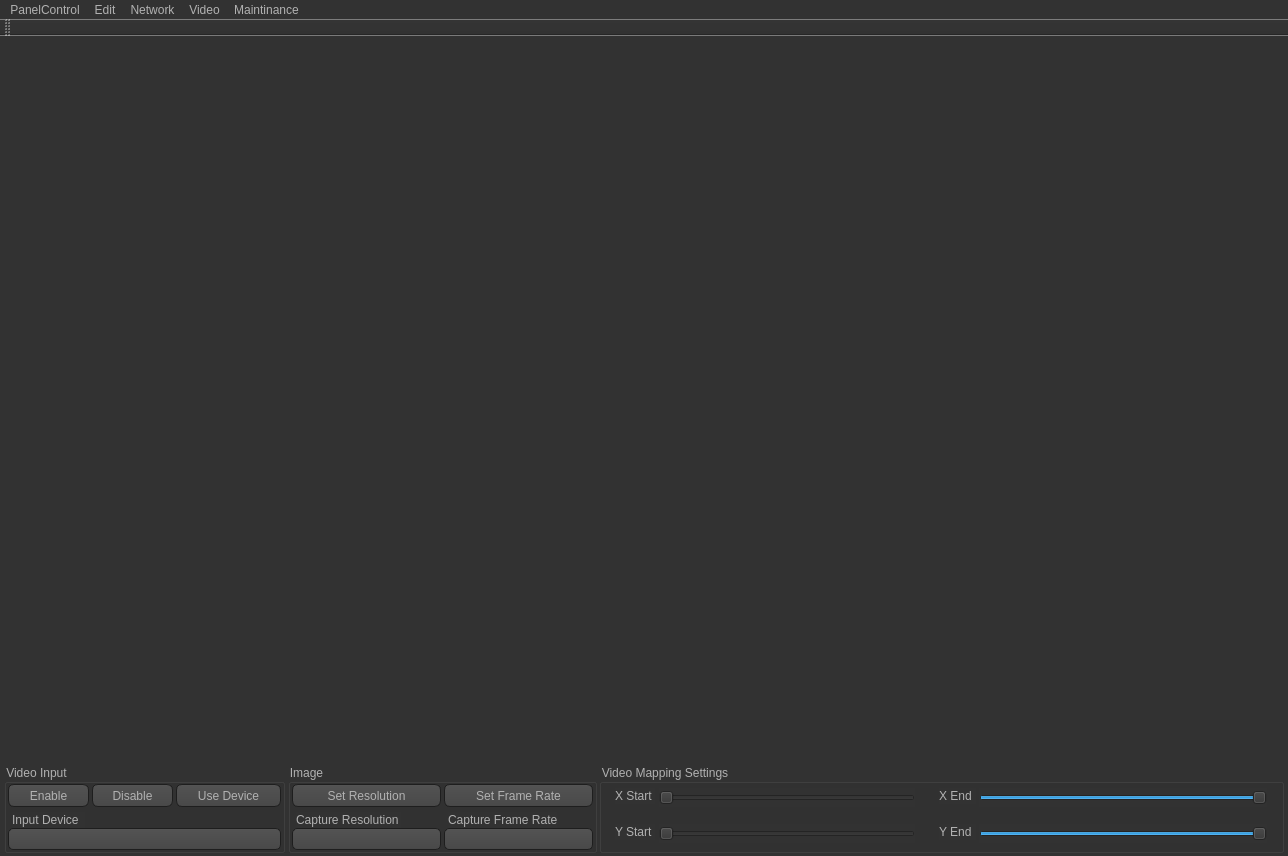
<?xml version="1.0" encoding="UTF-8"?>
<ui version="4.0">
 <class>MainWindow</class>
 <widget class="QMainWindow" name="MainWindow">
  <property name="geometry">
   <rect>
    <x>0</x>
    <y>0</y>
    <width>1288</width>
    <height>856</height>
   </rect>
  </property>
  <property name="minimumSize">
   <size>
    <width>1288</width>
    <height>800</height>
   </size>
  </property>
  <property name="windowTitle">
   <string>PanelControl v 0.1</string>
  </property>
  <property name="autoFillBackground">
   <bool>false</bool>
  </property>
  <property name="styleSheet">
   <string notr="true">QToolTip
{
     border: 1px solid black;
     background-color: #ffa02f;
     padding: 1px;
     border-radius: 3px;
     opacity: 100;
}

QWidget
{
    color: #b1b1b1;
    background-color: #323232;
}

QWidget:item:hover
{
    background-color: QLinearGradient( x1: 0, y1: 0, x2: 0, y2: 1, stop: 0 #ffa02f, stop: 1 #ca0619);
    color: #000000;
}

QWidget:item:selected
{
    background-color: QLinearGradient( x1: 0, y1: 0, x2: 0, y2: 1, stop: 0 #ffa02f, stop: 1 #d7801a);
}

QMenuBar::item
{
    background: transparent;
}

QMenuBar::item:selected
{
    background: transparent;
    border: 1px solid #ffaa00;
}

QMenuBar::item:pressed
{
    background: #444;
    border: 1px solid #000;
    background-color: QLinearGradient(
        x1:0, y1:0,
        x2:0, y2:1,
        stop:1 #212121,
        stop:0.4 #343434/*,
        stop:0.2 #343434,
        stop:0.1 #ffaa00*/
    );
    margin-bottom:-1px;
    padding-bottom:1px;
}

QMenu
{
    border: 1px solid #000;
}

QMenu::item
{
    padding: 2px 20px 2px 20px;
}

QMenu::item:selected
{
    color: #000000;
}

QWidget:disabled
{
    color: #404040;
    background-color: #323232;
}

QAbstractItemView
{
    background-color: QLinearGradient( x1: 0, y1: 0, x2: 0, y2: 1, stop: 0 #4d4d4d, stop: 0.1 #646464, stop: 1 #5d5d5d);
}

QWidget:focus
{
    /*border: 2px solid QLinearGradient( x1: 0, y1: 0, x2: 0, y2: 1, stop: 0 #ffa02f, stop: 1 #d7801a);*/
}

QLineEdit
{
    background-color: QLinearGradient( x1: 0, y1: 0, x2: 0, y2: 1, stop: 0 #4d4d4d, stop: 0 #646464, stop: 1 #5d5d5d);
    padding: 1px;
    border-style: solid;
    border: 1px solid #1e1e1e;
    border-radius: 5;
}

QPushButton
{
    color: #b1b1b1;
    background-color: QLinearGradient( x1: 0, y1: 0, x2: 0, y2: 1, stop: 0 #565656, stop: 0.1 #525252, stop: 0.5 #4e4e4e, stop: 0.9 #4a4a4a, stop: 1 #464646);
    border-width: 1px;
    border-color: #1e1e1e;
    border-style: solid;
    border-radius: 6;
    padding: 3px;
    font-size: 12px;
    padding-left: 5px;
    padding-right: 5px;
}

QPushButton:pressed
{
    background-color: QLinearGradient( x1: 0, y1: 0, x2: 0, y2: 1, stop: 0 #2d2d2d, stop: 0.1 #2b2b2b, stop: 0.5 #292929, stop: 0.9 #282828, stop: 1 #252525);
}

QComboBox
{
    selection-background-color: #ffaa00;
    background-color: QLinearGradient( x1: 0, y1: 0, x2: 0, y2: 1, stop: 0 #565656, stop: 0.1 #525252, stop: 0.5 #4e4e4e, stop: 0.9 #4a4a4a, stop: 1 #464646);
    border-style: solid;
    border: 1px solid #1e1e1e;
    border-radius: 5;
}

QComboBox:hover,QPushButton:hover
{
    border: 2px solid QLinearGradient( x1: 0, y1: 0, x2: 0, y2: 1, stop: 0 #ffa02f, stop: 1 #d7801a);
}


QComboBox:on
{
    padding-top: 3px;
    padding-left: 4px;
    background-color: QLinearGradient( x1: 0, y1: 0, x2: 0, y2: 1, stop: 0 #2d2d2d, stop: 0.1 #2b2b2b, stop: 0.5 #292929, stop: 0.9 #282828, stop: 1 #252525);
    selection-background-color: #ffaa00;
}

QComboBox QAbstractItemView
{
    border: 2px solid darkgray;
    selection-background-color: QLinearGradient( x1: 0, y1: 0, x2: 0, y2: 1, stop: 0 #ffa02f, stop: 1 #d7801a);
}

QComboBox::drop-down
{
     subcontrol-origin: padding;
     subcontrol-position: top right;
     width: 15px;

     border-left-width: 0px;
     border-left-color: darkgray;
     border-left-style: solid; /* just a single line */
     border-top-right-radius: 3px; /* same radius as the QComboBox */
     border-bottom-right-radius: 3px;
 }
/*
QComboBox::down-arrow
{
     image: url(:/down_arrow.png);
}
*/

QGroupBox:focus
{
border: 2px solid QLinearGradient( x1: 0, y1: 0, x2: 0, y2: 1, stop: 0 #ffa02f, stop: 1 #d7801a);
}

QTextEdit:focus
{
    border: 2px solid QLinearGradient( x1: 0, y1: 0, x2: 0, y2: 1, stop: 0 #ffa02f, stop: 1 #d7801a);
}

QScrollBar:horizontal {
     border: 1px solid #222222;
     background: QLinearGradient( x1: 0, y1: 0, x2: 0, y2: 1, stop: 0.0 #121212, stop: 0.2 #282828, stop: 1 #484848);
     height: 7px;
     margin: 0px 16px 0 16px;
}

QScrollBar::handle:horizontal
{
      background: QLinearGradient( x1: 0, y1: 0, x2: 1, y2: 0, stop: 0 #ffa02f, stop: 0.5 #d7801a, stop: 1 #ffa02f);
      min-height: 20px;
      border-radius: 2px;
}

QScrollBar::add-line:horizontal {
      border: 1px solid #1b1b19;
      border-radius: 2px;
      background: QLinearGradient( x1: 0, y1: 0, x2: 1, y2: 0, stop: 0 #ffa02f, stop: 1 #d7801a);
      width: 14px;
      subcontrol-position: right;
      subcontrol-origin: margin;
}

QScrollBar::sub-line:horizontal {
      border: 1px solid #1b1b19;
      border-radius: 2px;
      background: QLinearGradient( x1: 0, y1: 0, x2: 1, y2: 0, stop: 0 #ffa02f, stop: 1 #d7801a);
      width: 14px;
     subcontrol-position: left;
     subcontrol-origin: margin;
}

QScrollBar::right-arrow:horizontal, QScrollBar::left-arrow:horizontal
{
      border: 1px solid black;
      width: 1px;
      height: 1px;
      background: white;
}

QScrollBar::add-page:horizontal, QScrollBar::sub-page:horizontal
{
      background: none;
}

QScrollBar:vertical
{
      background: QLinearGradient( x1: 0, y1: 0, x2: 1, y2: 0, stop: 0.0 #121212, stop: 0.2 #282828, stop: 1 #484848);
      width: 7px;
      margin: 16px 0 16px 0;
      border: 1px solid #222222;
}

QScrollBar::handle:vertical
{
      background: QLinearGradient( x1: 0, y1: 0, x2: 0, y2: 1, stop: 0 #ffa02f, stop: 0.5 #d7801a, stop: 1 #ffa02f);
      min-height: 20px;
      border-radius: 2px;
}

QScrollBar::add-line:vertical
{
      border: 1px solid #1b1b19;
      border-radius: 2px;
      background: QLinearGradient( x1: 0, y1: 0, x2: 0, y2: 1, stop: 0 #ffa02f, stop: 1 #d7801a);
      height: 14px;
      subcontrol-position: bottom;
      subcontrol-origin: margin;
}

QScrollBar::sub-line:vertical
{
      border: 1px solid #1b1b19;
      border-radius: 2px;
      background: QLinearGradient( x1: 0, y1: 0, x2: 0, y2: 1, stop: 0 #d7801a, stop: 1 #ffa02f);
      height: 14px;
      subcontrol-position: top;
      subcontrol-origin: margin;
}

QScrollBar::up-arrow:vertical, QScrollBar::down-arrow:vertical
{
      border: 1px solid black;
      width: 1px;
      height: 1px;
      background: white;
}


QScrollBar::add-page:vertical, QScrollBar::sub-page:vertical
{
      background: none;
}

QTextEdit
{
    background-color: #242424;
}

QPlainTextEdit
{
    background-color: #242424;
}

QHeaderView::section
{
    background-color: QLinearGradient(x1:0, y1:0, x2:0, y2:1, stop:0 #616161, stop: 0.5 #505050, stop: 0.6 #434343, stop:1 #656565);
    color: white;
    padding-left: 4px;
    border: 1px solid #6c6c6c;
}

QCheckBox:disabled
{
color: #414141;
}

QDockWidget::title
{
    text-align: center;
    spacing: 3px; /* spacing between items in the tool bar */
    background-color: QLinearGradient(x1:0, y1:0, x2:0, y2:1, stop:0 #323232, stop: 0.5 #242424, stop:1 #323232);
}

QDockWidget::close-button, QDockWidget::float-button
{
    text-align: center;
    spacing: 1px; /* spacing between items in the tool bar */
    background-color: QLinearGradient(x1:0, y1:0, x2:0, y2:1, stop:0 #323232, stop: 0.5 #242424, stop:1 #323232);
}

QDockWidget::close-button:hover, QDockWidget::float-button:hover
{
    background: #242424;
}

QDockWidget::close-button:pressed, QDockWidget::float-button:pressed
{
    padding: 1px -1px -1px 1px;
}

QMainWindow::separator
{
    background-color: QLinearGradient(x1:0, y1:0, x2:0, y2:1, stop:0 #161616, stop: 0.5 #151515, stop: 0.6 #212121, stop:1 #343434);
    color: white;
    padding-left: 4px;
    border: 1px solid #4c4c4c;
    spacing: 3px; /* spacing between items in the tool bar */
}

QMainWindow::separator:hover
{

    background-color: QLinearGradient(x1:0, y1:0, x2:0, y2:1, stop:0 #d7801a, stop:0.5 #b56c17 stop:1 #ffa02f);
    color: white;
    padding-left: 4px;
    border: 1px solid #6c6c6c;
    spacing: 3px; /* spacing between items in the tool bar */
}

QToolBar::handle
{
     spacing: 3px; /* spacing between items in the tool bar */
     background: url(:/images/handle.png);
}

QMenu::separator
{
    height: 2px;
    background-color: QLinearGradient(x1:0, y1:0, x2:0, y2:1, stop:0 #161616, stop: 0.5 #151515, stop: 0.6 #212121, stop:1 #343434);
    color: white;
    padding-left: 4px;
    margin-left: 10px;
    margin-right: 5px;
}

QProgressBar
{
    border: 2px solid grey;
    border-radius: 5px;
    text-align: center;
}

QProgressBar::chunk
{
    background-color: #d7801a;
    width: 2.15px;
    margin: 0.5px;
}

QTabBar::tab {
    color: #b1b1b1;
    border: 1px solid #444;
    border-bottom-style: none;
    background-color: #323232;
    padding-left: 10px;
    padding-right: 10px;
    padding-top: 3px;
    padding-bottom: 2px;
    margin-right: -1px;
}

QTabWidget::pane {
    border: 1px solid #444;
    top: 1px;
}

QTabBar::tab:last
{
    margin-right: 0; /* the last selected tab has nothing to overlap with on the right */
    border-top-right-radius: 3px;
}

QTabBar::tab:first:!selected
{
 margin-left: 0px; /* the last selected tab has nothing to overlap with on the right */


    border-top-left-radius: 3px;
}

QTabBar::tab:!selected
{
    color: #b1b1b1;
    border-bottom-style: solid;
    margin-top: 3px;
    background-color: QLinearGradient(x1:0, y1:0, x2:0, y2:1, stop:1 #212121, stop:.4 #343434);
}

QTabBar::tab:selected
{
    border-top-left-radius: 3px;
    border-top-right-radius: 3px;
    margin-bottom: 0px;
}

QTabBar::tab:!selected:hover
{
    /*border-top: 2px solid #ffaa00;
    padding-bottom: 3px;*/
    border-top-left-radius: 3px;
    border-top-right-radius: 3px;
    background-color: QLinearGradient(x1:0, y1:0, x2:0, y2:1, stop:1 #212121, stop:0.4 #343434, stop:0.2 #343434, stop:0.1 #ffaa00);
}

QRadioButton::indicator:checked, QRadioButton::indicator:unchecked{
    color: #b1b1b1;
    background-color: #323232;
    border: 1px solid #b1b1b1;
    border-radius: 6px;
}

QRadioButton::indicator:checked
{
    background-color: qradialgradient(
        cx: 0.5, cy: 0.5,
        fx: 0.5, fy: 0.5,
        radius: 1.0,
        stop: 0.25 #ffaa00,
        stop: 0.3 #323232
    );
}

QCheckBox::indicator{
    color: #b1b1b1;
    background-color: #323232;
    border: 1px solid #b1b1b1;
    width: 9px;
    height: 9px;
}

QRadioButton::indicator
{
    border-radius: 6px;
}

QRadioButton::indicator:hover, QCheckBox::indicator:hover
{
    border: 1px solid #ffaa00;
}

QCheckBox::indicator:checked
{
    image:url(:/images/checkbox.png);
}

QCheckBox::indicator:disabled, QRadioButton::indicator:disabled
{
    border: 1px solid #444;
}</string>
  </property>
  <widget class="QWidget" name="centralWidget">
   <widget class="QLabel" name="rawLabel">
    <property name="geometry">
     <rect>
      <x>4</x>
      <y>4</y>
      <width>1280</width>
      <height>720</height>
     </rect>
    </property>
    <property name="minimumSize">
     <size>
      <width>1280</width>
      <height>720</height>
     </size>
    </property>
    <property name="maximumSize">
     <size>
      <width>1280</width>
      <height>720</height>
     </size>
    </property>
    <property name="cursor">
     <cursorShape>CrossCursor</cursorShape>
    </property>
    <property name="contextMenuPolicy">
     <enum>Qt::NoContextMenu</enum>
    </property>
    <property name="autoFillBackground">
     <bool>false</bool>
    </property>
    <property name="text">
     <string/>
    </property>
   </widget>
   <widget class="QGroupBox" name="groupBox">
    <property name="geometry">
     <rect>
      <x>4</x>
      <y>728</y>
      <width>281</width>
      <height>89</height>
     </rect>
    </property>
    <property name="title">
     <string>Video Input</string>
    </property>
    <widget class="QPushButton" name="enableButton">
     <property name="geometry">
      <rect>
       <x>4</x>
       <y>20</y>
       <width>81</width>
       <height>23</height>
      </rect>
     </property>
     <property name="text">
      <string>Enable</string>
     </property>
    </widget>
    <widget class="QPushButton" name="disableButton">
     <property name="geometry">
      <rect>
       <x>88</x>
       <y>20</y>
       <width>81</width>
       <height>23</height>
      </rect>
     </property>
     <property name="text">
      <string>Disable</string>
     </property>
    </widget>
    <widget class="QComboBox" name="cameraSelect">
     <property name="geometry">
      <rect>
       <x>4</x>
       <y>64</y>
       <width>273</width>
       <height>22</height>
      </rect>
     </property>
    </widget>
    <widget class="QLabel" name="label">
     <property name="geometry">
      <rect>
       <x>8</x>
       <y>48</y>
       <width>73</width>
       <height>16</height>
      </rect>
     </property>
     <property name="text">
      <string>Input Device</string>
     </property>
    </widget>
    <widget class="QPushButton" name="useDevice">
     <property name="geometry">
      <rect>
       <x>172</x>
       <y>20</y>
       <width>105</width>
       <height>23</height>
      </rect>
     </property>
     <property name="text">
      <string>Use Device</string>
     </property>
    </widget>
   </widget>
   <widget class="QGroupBox" name="groupBox_2">
    <property name="geometry">
     <rect>
      <x>288</x>
      <y>728</y>
      <width>309</width>
      <height>89</height>
     </rect>
    </property>
    <property name="title">
     <string>Image</string>
    </property>
    <widget class="QPushButton" name="resButton">
     <property name="geometry">
      <rect>
       <x>4</x>
       <y>20</y>
       <width>149</width>
       <height>23</height>
      </rect>
     </property>
     <property name="text">
      <string>Set Resolution</string>
     </property>
    </widget>
    <widget class="QPushButton" name="fpsButton">
     <property name="geometry">
      <rect>
       <x>156</x>
       <y>20</y>
       <width>149</width>
       <height>23</height>
      </rect>
     </property>
     <property name="text">
      <string>Set Frame Rate</string>
     </property>
    </widget>
    <widget class="QComboBox" name="resBox">
     <property name="geometry">
      <rect>
       <x>4</x>
       <y>64</y>
       <width>149</width>
       <height>22</height>
      </rect>
     </property>
    </widget>
    <widget class="QComboBox" name="fpsBox">
     <property name="geometry">
      <rect>
       <x>156</x>
       <y>64</y>
       <width>149</width>
       <height>22</height>
      </rect>
     </property>
    </widget>
    <widget class="QLabel" name="label_2">
     <property name="geometry">
      <rect>
       <x>8</x>
       <y>48</y>
       <width>105</width>
       <height>16</height>
      </rect>
     </property>
     <property name="text">
      <string>Capture Resolution</string>
     </property>
    </widget>
    <widget class="QLabel" name="label_3">
     <property name="geometry">
      <rect>
       <x>160</x>
       <y>48</y>
       <width>109</width>
       <height>16</height>
      </rect>
     </property>
     <property name="text">
      <string>Capture Frame Rate</string>
     </property>
    </widget>
   </widget>
   <widget class="QGroupBox" name="groupBox_3">
    <property name="geometry">
     <rect>
      <x>599</x>
      <y>728</y>
      <width>685</width>
      <height>89</height>
     </rect>
    </property>
    <property name="title">
     <string>Video Mapping Settings</string>
    </property>
    <widget class="QSlider" name="sliderX">
     <property name="geometry">
      <rect>
       <x>60</x>
       <y>24</y>
       <width>256</width>
       <height>19</height>
      </rect>
     </property>
     <property name="maximum">
      <number>1179</number>
     </property>
     <property name="orientation">
      <enum>Qt::Horizontal</enum>
     </property>
    </widget>
    <widget class="QSlider" name="sliderY">
     <property name="geometry">
      <rect>
       <x>60</x>
       <y>60</y>
       <width>256</width>
       <height>19</height>
      </rect>
     </property>
     <property name="maximum">
      <number>619</number>
     </property>
     <property name="orientation">
      <enum>Qt::Horizontal</enum>
     </property>
    </widget>
    <widget class="QSlider" name="sliderW">
     <property name="geometry">
      <rect>
       <x>380</x>
       <y>24</y>
       <width>288</width>
       <height>19</height>
      </rect>
     </property>
     <property name="minimum">
      <number>99</number>
     </property>
     <property name="maximum">
      <number>1279</number>
     </property>
     <property name="value">
      <number>1279</number>
     </property>
     <property name="orientation">
      <enum>Qt::Horizontal</enum>
     </property>
    </widget>
    <widget class="QSlider" name="sliderH">
     <property name="geometry">
      <rect>
       <x>380</x>
       <y>60</y>
       <width>288</width>
       <height>19</height>
      </rect>
     </property>
     <property name="minimum">
      <number>99</number>
     </property>
     <property name="maximum">
      <number>719</number>
     </property>
     <property name="value">
      <number>719</number>
     </property>
     <property name="orientation">
      <enum>Qt::Horizontal</enum>
     </property>
    </widget>
    <widget class="QLabel" name="label_4">
     <property name="geometry">
      <rect>
       <x>16</x>
       <y>24</y>
       <width>40</width>
       <height>16</height>
      </rect>
     </property>
     <property name="text">
      <string>X Start</string>
     </property>
    </widget>
    <widget class="QLabel" name="label_5">
     <property name="geometry">
      <rect>
       <x>16</x>
       <y>60</y>
       <width>40</width>
       <height>16</height>
      </rect>
     </property>
     <property name="text">
      <string>Y Start</string>
     </property>
    </widget>
    <widget class="QLabel" name="label_6">
     <property name="geometry">
      <rect>
       <x>340</x>
       <y>24</y>
       <width>37</width>
       <height>16</height>
      </rect>
     </property>
     <property name="text">
      <string>X End</string>
     </property>
    </widget>
    <widget class="QLabel" name="label_7">
     <property name="geometry">
      <rect>
       <x>340</x>
       <y>60</y>
       <width>37</width>
       <height>16</height>
      </rect>
     </property>
     <property name="text">
      <string>Y End</string>
     </property>
    </widget>
   </widget>
   <widget class="QLabel" name="panelOveryalLabel">
    <property name="geometry">
     <rect>
      <x>4</x>
      <y>4</y>
      <width>1280</width>
      <height>720</height>
     </rect>
    </property>
    <property name="cursor">
     <cursorShape>CrossCursor</cursorShape>
    </property>
    <property name="mouseTracking">
     <bool>true</bool>
    </property>
    <property name="styleSheet">
     <string notr="true"/>
    </property>
    <property name="text">
     <string/>
    </property>
   </widget>
  </widget>
  <widget class="QMenuBar" name="menuBar">
   <property name="geometry">
    <rect>
     <x>0</x>
     <y>0</y>
     <width>1288</width>
     <height>21</height>
    </rect>
   </property>
   <widget class="QMenu" name="menuPanelControl">
    <property name="title">
     <string>PanelControl</string>
    </property>
    <addaction name="actionExit"/>
   </widget>
   <widget class="QMenu" name="menuNetwork">
    <property name="title">
     <string>Network</string>
    </property>
    <addaction name="actionNetwork_Setup"/>
    <addaction name="actionNetwork_Diagnostics"/>
   </widget>
   <widget class="QMenu" name="menuVideo">
    <property name="title">
     <string>Video</string>
    </property>
    <widget class="QMenu" name="menuTest_Patterns">
     <property name="title">
      <string>Test Patterns</string>
     </property>
     <addaction name="actionColor_Space_Test"/>
     <addaction name="actionContrast_Test"/>
     <addaction name="actionScaling_AA_Test"/>
     <addaction name="separator"/>
     <addaction name="actionNone"/>
    </widget>
    <addaction name="actionVideo_Settings"/>
    <addaction name="separator"/>
    <addaction name="menuTest_Patterns"/>
    <addaction name="separator"/>
    <addaction name="actionImage_Adjustments"/>
   </widget>
   <widget class="QMenu" name="menuMaintinance">
    <property name="title">
     <string>Maintinance</string>
    </property>
    <addaction name="actionEnable_Maintinance_Mode"/>
    <addaction name="actionDisable_Maintinance_Mode"/>
    <addaction name="separator"/>
    <addaction name="actionReset_Array"/>
    <addaction name="actionPoll_Array_Locations"/>
    <addaction name="separator"/>
   </widget>
   <widget class="QMenu" name="menuEdit">
    <property name="title">
     <string>Edit</string>
    </property>
    <addaction name="actionDebug_Console"/>
   </widget>
   <addaction name="menuPanelControl"/>
   <addaction name="menuEdit"/>
   <addaction name="menuNetwork"/>
   <addaction name="menuVideo"/>
   <addaction name="menuMaintinance"/>
  </widget>
  <widget class="QToolBar" name="mainToolBar">
   <attribute name="toolBarArea">
    <enum>TopToolBarArea</enum>
   </attribute>
   <attribute name="toolBarBreak">
    <bool>false</bool>
   </attribute>
  </widget>
  <action name="actionExit">
   <property name="text">
    <string>Exit</string>
   </property>
  </action>
  <action name="actionDebug_Console">
   <property name="text">
    <string>Debug Console</string>
   </property>
  </action>
  <action name="actionNetwork_Setup">
   <property name="text">
    <string>Network Setup</string>
   </property>
  </action>
  <action name="actionNetwork_Diagnostics">
   <property name="text">
    <string>Network Diagnostics</string>
   </property>
  </action>
  <action name="actionVideo_Settings">
   <property name="text">
    <string>Video Settings</string>
   </property>
  </action>
  <action name="actionEnable_Maintinance_Mode">
   <property name="text">
    <string>Enable Maintinance Mode</string>
   </property>
  </action>
  <action name="actionDisable_Maintinance_Mode">
   <property name="text">
    <string>Disable Maintinance Mode</string>
   </property>
  </action>
  <action name="actionReset_Array">
   <property name="text">
    <string>Trigger Array Remapping</string>
   </property>
  </action>
  <action name="actionPoll_Array_Locations">
   <property name="text">
    <string>Poll Array Locations</string>
   </property>
  </action>
  <action name="actionColor_Space_Test">
   <property name="text">
    <string>Color Space Test</string>
   </property>
  </action>
  <action name="actionContrast_Test">
   <property name="text">
    <string>Contrast Test</string>
   </property>
  </action>
  <action name="actionScaling_AA_Test">
   <property name="text">
    <string>Scaling/AA Test</string>
   </property>
  </action>
  <action name="actionImage_Adjustments">
   <property name="text">
    <string>Image Adjustments</string>
   </property>
  </action>
  <action name="actionNone">
   <property name="text">
    <string>None</string>
   </property>
  </action>
 </widget>
 <layoutdefault spacing="6" margin="11"/>
 <resources/>
 <connections/>
</ui>
